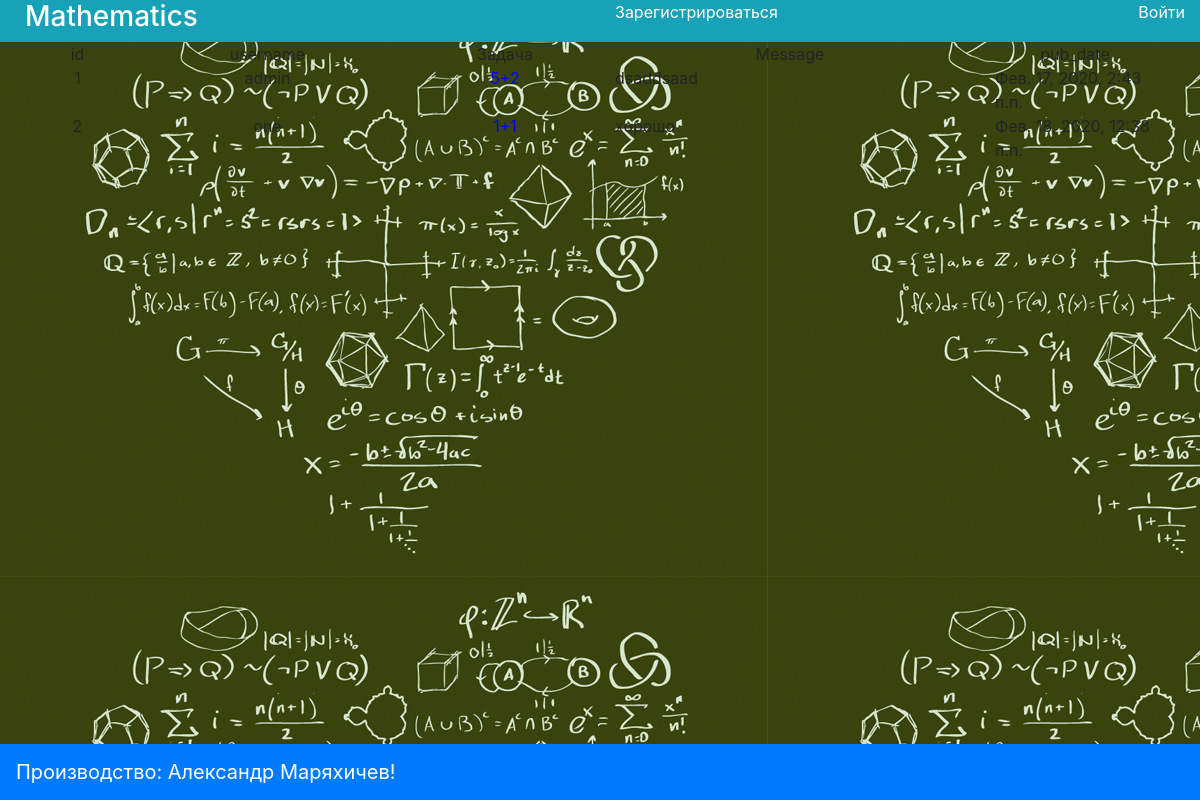
The app's page /1/views_errors/ with its own data.
### web/apps/mathem/models.py (models this page shows, shortened)
class PeoplesErrors(models.Model):
    question = models.ForeignKey(Question, on_delete = models.CASCADE)
    people_name = models.CharField('Имя или ник автора сообщения', max_length=50)
    people_message=models.TextField('Текст его сообщения',max_length=200)
    date_message = models.DateTimeField('Дата сообщения')
    class Meta:
        verbose_name = 'Ошибка'
        verbose_name_plural='Ошибки'

class Question(models.Model):
    question_title=models.CharField('название вопроса', max_length=200)
    question_text=models.TextField('название вопроса')
    answer_text=models.IntegerField('ответ')
    def __str__(self):
        return self.question_text
    class Meta:
        verbose_name='Вопрос'
        verbose_name_plural='Вопросы'

### web/apps/mathem/views.py (the view)
# urls.py: path('<int:question_id>/views_errors/', views.views_errors, name = 'views_errors'),
def views_errors(request,question_id):
    a = get_object_or_404(Question, id = question_id)
    errors_all = PeoplesErrors.objects.all()
    return render(request, 'mathem/report_errors.html', {'errors_all': errors_all})

### web/templates/mathem/report_errors.html (shortened to what this page needs)
{% extends 'base.html' %}
{% block content%}
<div class="container-fluid">
  <div class="row" style="background-color:#17a2b8!important" >
      <div class="col col-sm-6 col-md-6 col-lg-6 col-xl-6">
         <h3 >  <a style="color:white; padding-left:10px" href="{% url 'registration:index' %}">Mathematics</a> </h3>
      </div>
      {% if request.user.is_authenticated %}
          <div class="col col-sm-4 col-md-4 col-lg-4 col-xl-4">
                <a style="color:white " href="{% url 'registration:index' %}" style="margin:1%" >На главную</a>
          </div>
          <div class="col col-sm-2 col-md-2 col-lg-2 col-xl-2" align="right">
              <a style="color:white " href="{% url 'registration:logout' %}">Выйти</a>
          </div>
      {% else %}
          <div class="col col-sm-3 col-md-4 col-lg-4 col-xl-4" >
                  <a  style="color:white " href="{% url 'registration:register' %}">Зарегистрироваться</a>
          </div>
          <div class="col col-sm-3 col-md-2 col-lg-2 col-xl-2" align = "right">
                <a style="color:white "href="{% url 'registration:login' %}">Войти</a>
          </div>
      {% endif %}
  </div>
</div>
<div class="container">
            <div class="row">
              <div class="col col-sm-1 col-md-1 col-lg-1 col-xl-1" align="center">
                      id
                </div>
                <div class="col col-sm-3 col-md-3 col-lg-3 col-xl-3" align="center">
                      username
                </div>
                <div class="col col-sm-2 col-md-2 col-lg-2 col-xl-2" align="center">
                    Задача
                </div>
                <div class="col col-sm-4 col-md-4 col-lg-4 col-xl-4" align="center">
                      Message
                </div>
                <div class="col col-sm-2 col-md-2 col-lg-2 col-xl-2" align="center">
                      pub_date
                </div>
            </div>
          {% for a in errors_all %}
              <div class="row">
                    <div class="col col-sm-1 col-md-1 col-lg-1 col-xl-1" align="center">{{ a.id }} </div>
                    <div class="col col-sm-3 col-md-3 col-lg-3 col-xl-3" align= "center">{{ a.people_name }}</div>
                    <div class="col col-sm-2 col-md-2 col-lg-2 col-xl-2" align = "center">
                      <a href="{% url 'mathem:detail'  a.question.id %}"" style="color:blue">{{ a.question }} </a>
                    </div>
                      <div class="col col-sm-4 col-md-4 col-lg-4 col-xl-4">{{ a.people_message }}</div>
                    <div class="col col-sm-2 col-md-2 col-lg-2 col-xl-2">{{ a.date_message }}</div>
              </div>
          {% endfor %}
</div>
{% endblock %}

### records on screen
PeoplesErrors: id "1", people_name "admin", question "5+2", people_message "dsaddsaad", date_message "Фев. 17, 2020, 2:43 п.п."
PeoplesErrors: id "2", people_name "one", question "1+1", people_message "хорошо", date_message "Фев. 18, 2020, 12:38 п.п."
